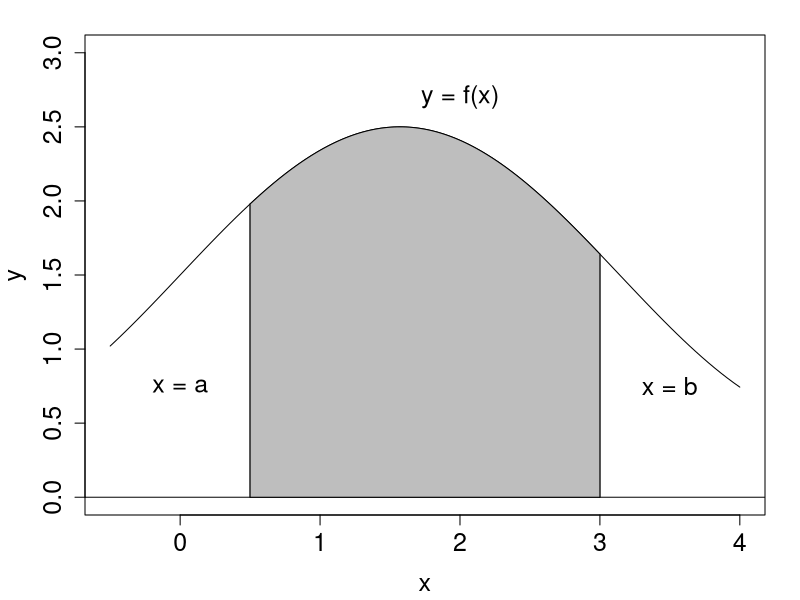
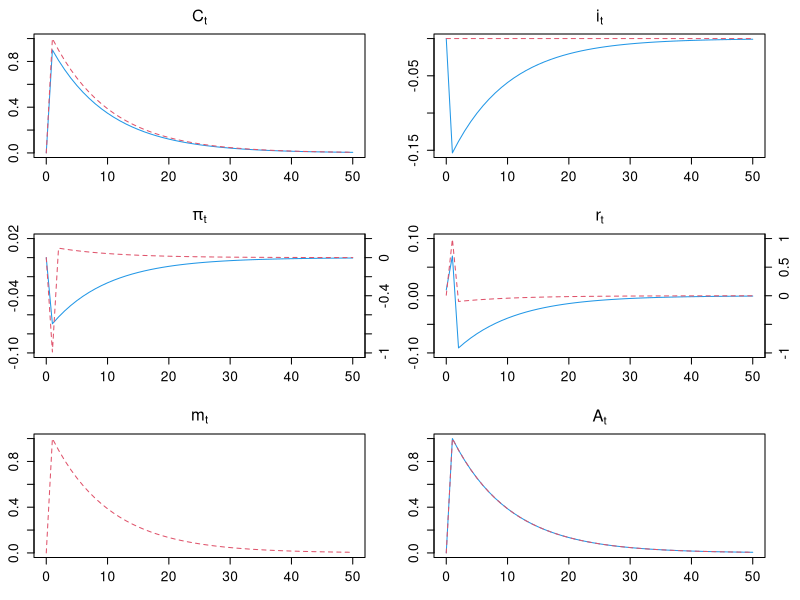
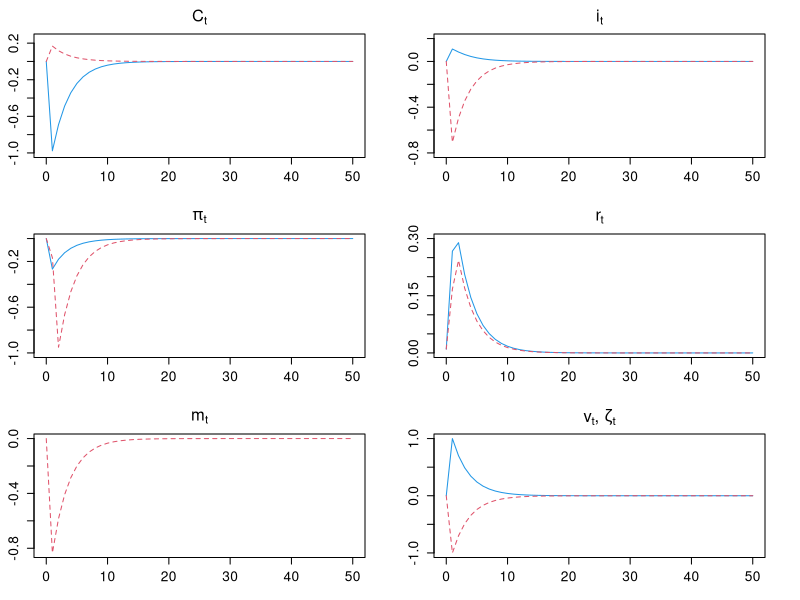

The R source for these figures, in order:
#=======================================
# Chapter 5, Other figures
#   modified on 2019/10/19
#=======================================

"%+%" <- function(x, y) paste(x, y, sep = "")
figpath <- "../../figs/"

fx <- function(x) sin(x)+1.5

windows(7, 7)
par(ps = 18)
par(mai = c(0.85, 0.85, 0.35, 0.35))
curve(fx, -0.5, 4, ylim = c(0, 3), ylab = "y")
abline(h = 0)
lines(c(0.5, 0.5), c(0, fx(0.5)))
lines(c(3.0, 3.0), c(0, fx(3.0)))
text(0.0, 0.75, "x = a")
text(3.5, 0.75, "x = b")
text(2.0, 2.7, "y = f(x)")
grids <- seq(0.5, 3.0, length =100)
dots <- rbind(c(0.5,0),cbind(grids, fx(grids)),c(3.0,0))
polygon(dots,col="gray")

dev.copy2eps(file= figpath %+% "integ.eps")

#---------------------------------------

nkm_techs <- read.csv("nkm_techs.csv")
cia_techs <- read.csv("cia_techs.csv")

par(ps = 15)
par(mfrow = c(3, 2))
par(mai = c(0.85, 0.68, 0.68, 0.35*2)*0.5)

plot(cbind(0:50, nkm_techs$C[1:51]), col = 4, main = expression(C[t]), xlab = "", ylab = "", typ = "l", ylim = c(0,1))
lines(cbind(0:50, cia_techs$C[1:51]), col = 2, lty = 2)

plot(cbind(0:50, nkm_techs$ii[1:51]), col = 4, main = expression(i[t]), xlab = "", ylab = "", typ = "l")
lines(cbind(0:50, cia_techs$ii[1:51]), col = 2, lty = 2)

plot(cbind(0:50, nkm_techs$ppi[1:51]), col = 4, main = expression(pi[t]), xlab = "", ylab = "", typ = "l", ylim = c(-0.5, 0.1)/5)
axis(4, at = seq(-1, 1, 0.02), labels = seq(-1, 1, 0.02)*10)
lines(cbind(0:50, cia_techs$pi[1:51]/10), col = 2, lty = 2)

plot(cbind(0:50, nkm_techs$r[1:51]), col = 4, main = expression(r[t]), xlab = "", ylab = "", typ = "l", ylim = c(-0.5, 0.5)/5)
axis(4, at = seq(-1, 1, 0.05), labels = seq(-1, 1, 0.05)*10)
lines(cbind(0:50, cia_techs$r[1:51]/10), col = 2, lty = 2)

plot(cbind(0:50, cia_techs$m[1:51]), col = 2, lty = 2, main = expression(m[t]), xlab = "", ylab = "", typ = "l")

plot(cbind(0:50, nkm_techs$A[1:51]), col = 4, main = expression(A[t]), xlab = "", ylab = "", typ = "l")
lines(cbind(0:50, cia_techs$A[1:51]), col = 2, lty = 2)

dev.copy2eps(file= figpath %+% "nkm_cia_techs.eps")

#---------------------------------------

nkm_mps <- read.csv("nkm_mps.csv")
cia_mss <- read.csv("cia_mss.csv")

#par(ps = 15)
#par(mfrow = c(3, 2))
#par(mai = c(0.85, 0.68, 0.68, 0.35*2)*0.5)

plot(cbind(0:50, nkm_mps$C[1:51]), col = 4, main = expression(C[t]), xlab = "", ylab = "", typ = "l", ylim = c(-1, 0.25))
lines(cbind(0:50, cia_mss$C[1:51]), col = 2, lty = 2)

plot(cbind(0:50, nkm_mps$ii[1:51]), col = 4, main = expression(i[t]), xlab = "", ylab = "", typ = "l", ylim = c(-4, 1)/5)
lines(cbind(0:50, cia_mss$ii[1:51]), col = 2, lty = 2)

plot(cbind(0:50, nkm_mps$ppi[1:51]), col = 4, main = expression(pi[t]), xlab = "", ylab = "", typ = "l", ylim = c(-5, 0)/5)
lines(cbind(0:50, cia_mss$pi[1:51]), col = 2, lty = 2)

plot(cbind(0:50, nkm_mps$r[1:51]), col = 4, main = expression(r[t]), xlab = "", ylab = "", typ = "l", ylim = c(0, 0.3))
lines(cbind(0:50, cia_mss$r[1:51]), col = 2, lty = 2)

plot(cbind(0:50, cia_mss$m[1:51]), col = 2, lty = 2, main = expression(m[t]), xlab = "", ylab = "", typ = "l")

plot(cbind(0:50, nkm_mps$v[1:51]), col = 4, main = expression(paste(v[t], ", ", zeta[t])), xlab = "", ylab = "", typ = "l", ylim = c(-5, 5)/5)
lines(cbind(0:50, cia_mss$zeta[1:51]), col = 2, lty = 2)

dev.copy2eps(file= figpath %+% "nkm_cia_ms.eps")

